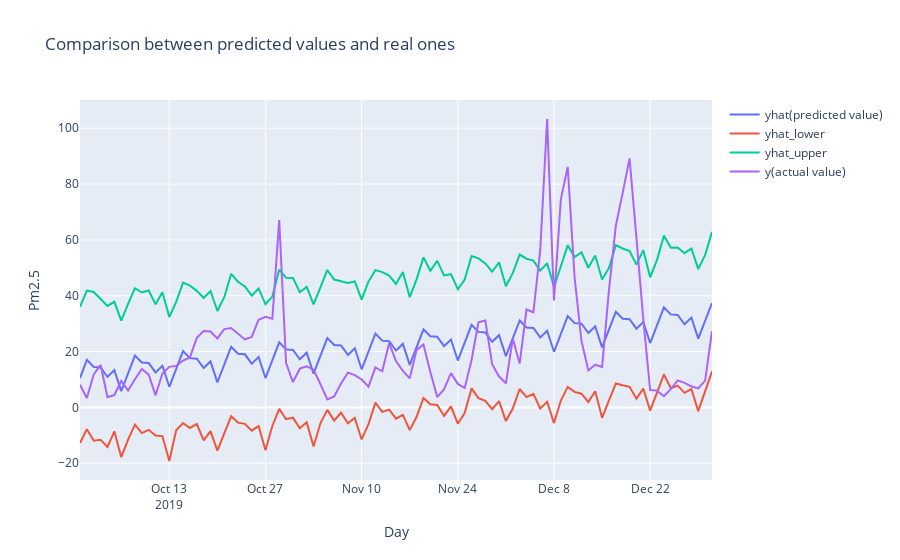

Source (notebook cell):
### Code cell
# define a function to make a df containing the prediction and the actual values
def make_comparison_dataframe(historical, forecast):
    return forecast.set_index('ds')[['yhat', 'yhat_lower', 'yhat_upper']].join(historical.set_index('ds'))


cmp_df = make_comparison_dataframe(df, forecast)
print("COMPARED DF of predicted and real values", cmp_df)

# plot forecast with upper and lower bound
fig = go.Figure()

# predicted value
fig.add_trace(go.Scatter(
    x=group_by_df['day'],
    y=cmp_df['yhat'],
    name='yhat(predicted value)'
))

# lower bound of predicted value
fig.add_trace(go.Scatter(
    x=group_by_df['day'],
    y=cmp_df['yhat_lower'],
    name='yhat_lower'
))

# upper bound of predicted value
fig.add_trace(go.Scatter(
    x=group_by_df['day'],
    y=cmp_df['yhat_upper'],
    name='yhat_upper'
))

# actual value
fig.add_trace(go.Scatter(
    x=group_by_df['day'],
    y=cmp_df['y'],
    name='y(actual value)'
))
fig.update_layout(title='Comparison between predicted values and real ones', yaxis_title='Pm2.5', xaxis_title='Day',
                  showlegend=True)
fig.show()
